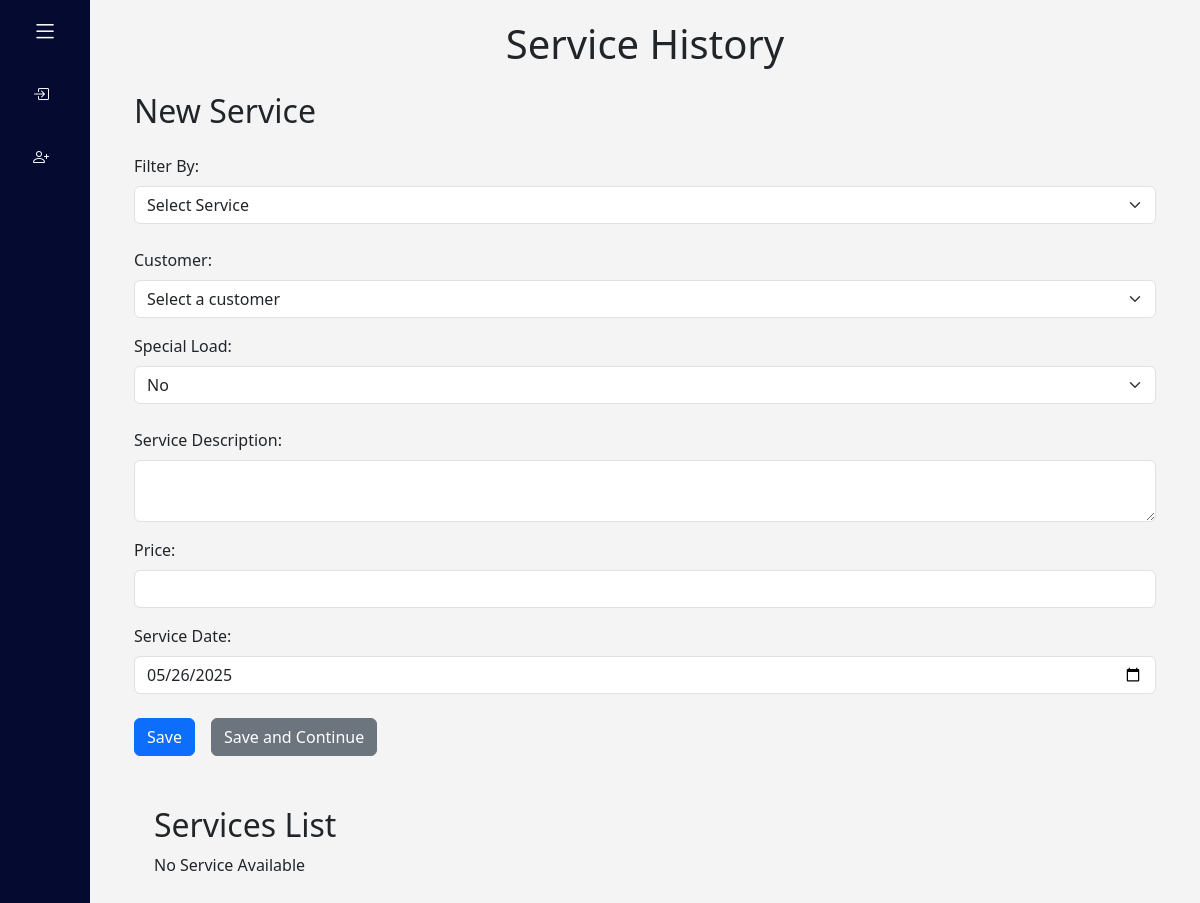
Page /service_list_fiilter on the earlier database version.
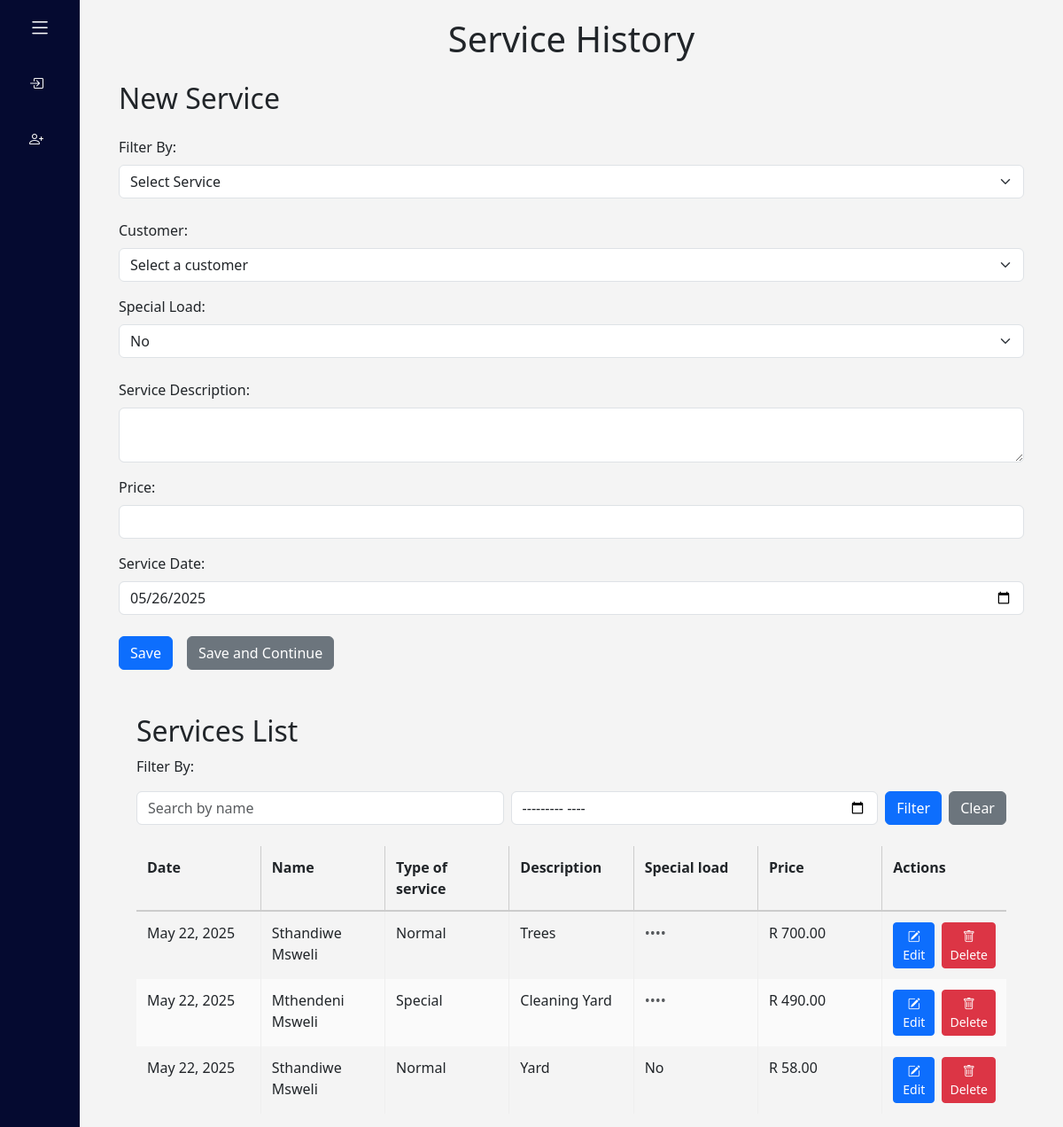
Same page on the later database version.
### bookkeeping/models.py (models this page shows, shortened)
class ServiceRecord(models.Model):
    SERVICE_TYPE_CHOICES = [
        ('normal', 'Normal Service'),
        ('special', 'Special Once-Off Service'),
    ]
    service_type = models.CharField(max_length=10, choices=SERVICE_TYPE_CHOICES, default='normal')
    customer = models.ForeignKey(Customer, on_delete=models.SET_NULL, null=True, blank=True)
    customer_name_backup = models.CharField(max_length=255, blank=True)  # 🆕 This stores the name
    special_load = models.CharField(max_length=255, blank=True)  # Optional
    client_name = models.CharField(max_length=255, blank=True)
    client_phone = models.CharField(max_length=20, blank=True)
    service_description = models.TextField()
    price = models.DecimalField(max_digits=10, decimal_places=2)
    service_date = models.DateField(auto_now_add=True)

### bookkeeping/views.py (the view, shortened to what this page needs)
# urls.py: path("service_list_fiilter",views.service_list_filter, name="service_list_filter")
def service_list_filter(request):
    services = ServiceRecord.objects.all()
    name_query = request.GET.get("name", "").strip()
    month_query = request.GET.get("month", "").strip()
    if name_query:
        services = services.filter(
            Q(customer_name_backup__icontains=name_query) |
            Q(client_name__icontains=name_query)
        )
    return render(request, "bookkeeping/service_history.html", {
        "services": services,
    })

### bookkeeping/templates/bookkeeping/service_history.html (shortened to what the changed rows need)
{% extends "bookkeeping/layout.html" %}
{% block body %}
<div class="container service_history">
  <h1 class="mb-4">Service History</h1>
  <h2 class="mb-4">New Service</h2>
<div class="service_list">
  <h2>Services List</h2>
  {% if services %}
      <p>Filter By:</p>
  <form method="get" action="{% url 'service_list_filter' %}" class="mb-4 d-flex gap-2">
  <input type="text" name="name" placeholder="Search by name" class="form-control" value="{{ request.GET.name }}">
  <input type="month" name="month" class="form-control" value="{{ request.GET.month }}">
  <button type="submit" class="btn btn-primary">Filter</button>
  <a href="{% url 'service_list_filter' %}" class="btn btn-secondary">Clear</a>
</form>
    <table class="bids-table">
      <thead>
        <tr>
          <th>Date</th>
          <th>Name</th>
          <th>Type of service</th>
          <th>Description</th>
          <th>Special load</th>
          <th>Price</th>
          <th>Actions</th>
        </tr>
      </thead>
      <tbody>
        {% for service in services %}
          <tr id="highlight-service-{{ service.id }}">
            <td>{{ service.service_date }}</td>
            <td>
              {% if service.service_type == "normal" %}
              {{ service.customer_name_backup|title  }}
              {% else %}
              {{service.client_name|title}}
              {% endif %}
            </td>
            <td>{{ service.service_type|title  }}</td>
            <td>{{ service.service_description|title  }}</td>
            <td>
             {% if service.special_load %}
             {{ service.special_load|title }}
             {% else %}
             <span class="text-muted">••••</span>
             {% endif %}
             </td>
            <td>R {{ service.price }}</td>
            <td>
                 <div class="d-flex gap-2">
                  <a href="{% url 'service_edit' service.id %}" class="btn btn-sm btn-primary">
                  <i class="bi bi-pencil-square"></i> Edit
                  </a>
                  <a href="{% url 'service_delete' service.id %}" class="btn btn-sm btn-danger">
                  <i class="bi bi-trash"></i> Delete
                  </a>
              </div>
            </td>
          </tr>
        {% endfor %}
      </tbody>
    </table>
  {% else %}
    <p>No Service Available</p>
  {% endif %}
</div>
</div>
{% endblock %}

Differences in the rows shown:
added ServiceRecord: service_date "May 22, 2025", customer_name_backup "Sthandiwe Msweli", service_type "Normal", service_description "Trees", price "700.00"
added ServiceRecord: service_date "May 22, 2025", client_name "Mthendeni Msweli", service_type "Special", service_description "Cleaning Yard", price "490.00"
added ServiceRecord: service_date "May 22, 2025", customer_name_backup "Sthandiwe Msweli", service_type "Normal", service_description "Yard", special_load "No", price "58.00"
Other differences:
text no longer shown: "No Service Available"
text now shown: "Filter By: Filter Clear Date Name Type of service Description Special load Price Actions"
